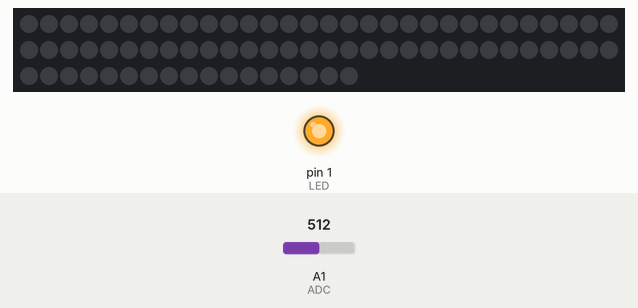
Bench run of a sketch on a simulated Arduino Uno, built with avr-gcc and run on an emulated ATmega328P. Shown: 77 RGB LEDs in strip order, left to right, continuing on the next row, output pins drawn as LEDs (lit = HIGH). The inputs (shaded band) are chosen by the test bench; at power-on: A1 (ADC) = 512. Dim RGB values are drawn brighter than linear.

Above: at 1.3 s.
1.4 s: A1 (ADC) set to 246
At 10.5 s:
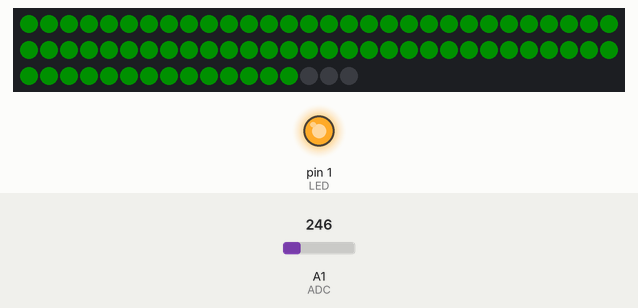
10.8 s: A1 (ADC) set to 306
24.8 s: A1 (ADC) set to 160
At 29.9 s:
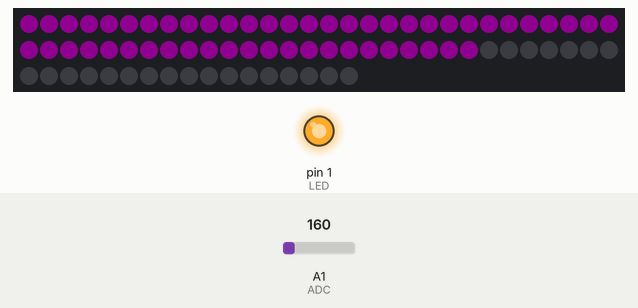
Timing chart, 0 to 31.4 s (numbered marks = the images above; inputs shaded):
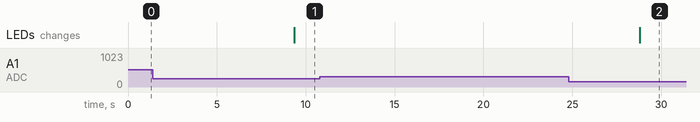

Measured:
- after the input at 1.4 s, the LEDs: change after 8.0 s (image 1)
- after the input at 10.8 s, every drawn part: stays the same
- after the input at 24.8 s, the LEDs: change after 4.0 s (image 2)

The sketch:

BITbit.ino
```cpp
//Example sketch for Home Plate with RainbowBit LED
//Compiled with Arduino 1.6.4 IDE
//Please include the Adafruit_NeoPixel library
//Using Cuteduiono, 77 pcs of RainbowBit and Infrared sensor

#include <Adafruit_NeoPixel.h> //library developed by Adafruit.

#define PIN 0          //pin 0 is connected to RainbowBit's Input pin.
#define ADC  A1        //ADC input from Ultrasonic EZ1 distance sensor
#define BitNumber  77  //number of RainbowBit
#define LED 1          //pin 1 is connected to LED on Cuteduino
int RainbotBitNum = 1;
int distance = 1;
long ADCacc = 0;       //ADC value accumulator
byte current_color = 0;
int light=0;

// Parameter 1 = number of RainbowBit in strip
// Parameter 2 = pin number connected to RainbowBit's input (most are valid)
// Parameter 3 = pixel type flags, add together as needed:

#define color 200
Adafruit_NeoPixel strip = Adafruit_NeoPixel(BitNumber, PIN, NEO_GRB + NEO_KHZ800);

//preset the color value
uint32_t purple = strip.Color(color, 0, color);
uint32_t red = strip.Color(color, 0, 0);
uint32_t green = strip.Color(0, color, 0);
uint32_t yellow = strip.Color(color, color, 0);
uint32_t blue = strip.Color(0, 0, color);
uint32_t cyan = strip.Color(0, color, color);
uint32_t white = strip.Color(color, color, color);
uint32_t blank = strip.Color(0, 0, 0);
uint32_t rainbowBit_color[7] = {red, green, blue, purple, yellow, cyan, white};

void setup() {

  pinMode(LED,OUTPUT);
  pinMode(ADC, INPUT);
  strip.begin();
  delay(100);
  strip.show();             // Initialize all RainbowBits to 'off'
  delay(10);
  digitalWrite(LED,HIGH);
}

void loop()
{
  while(1)
  {
    ADCacc = analogRead(ADC);              //linearation for GP2Y0A21
    ADCacc = constrain (ADCacc, 82, 573);  //make the voltage valid for linearization
    distance = (6787/(ADCacc -3)) - 4 ;    //obtain the distance in cm detected by infrared sensor

        if(distance<=80 && distance>20)
        {
          light=map(distance,20,80,77,0);
          for(uint16_t i=0; i<strip.numPixels(); i++)
          {
            if( i < light)
            {
              strip.setPixelColor(i, rainbowBit_color[current_color]);
              strip.show();
            }

            else
            {
              strip.setPixelColor(i, blank);
            }
            strip.show();
          }
        }
        else if(distance <=20)
        {
            uint16_t i, j;

            for(j=0; j<256*5; j++) // 5 cycles of all colors on wheel
            {
              for(i=0; i< strip.numPixels(); i++)
              {
                strip.setBrightness(20);               //set the brightness
                strip.setPixelColor(i, Wheel(((i * 256 / strip.numPixels()) + j) & 255));
              }
              strip.show();
            }
               current_color ++;  //change color
               if(current_color >= 6) current_color = 0;
        }
        else for(uint16_t i=0; i<strip.numPixels(); i++)strip.setPixelColor(i, blank);
        strip.show();
  }
}
uint32_t Wheel(byte WheelPos) {
  if(WheelPos < 85) {
    return strip.Color(WheelPos * 3, 255 - WheelPos * 3, 0);
  } else if(WheelPos < 170) {
    WheelPos -= 85;
    return strip.Color(255 - WheelPos * 3, 0, WheelPos * 3);
  } else {
    WheelPos -= 170;
    return strip.Color(0, WheelPos * 3, 255 - WheelPos * 3);
  }
}
```
